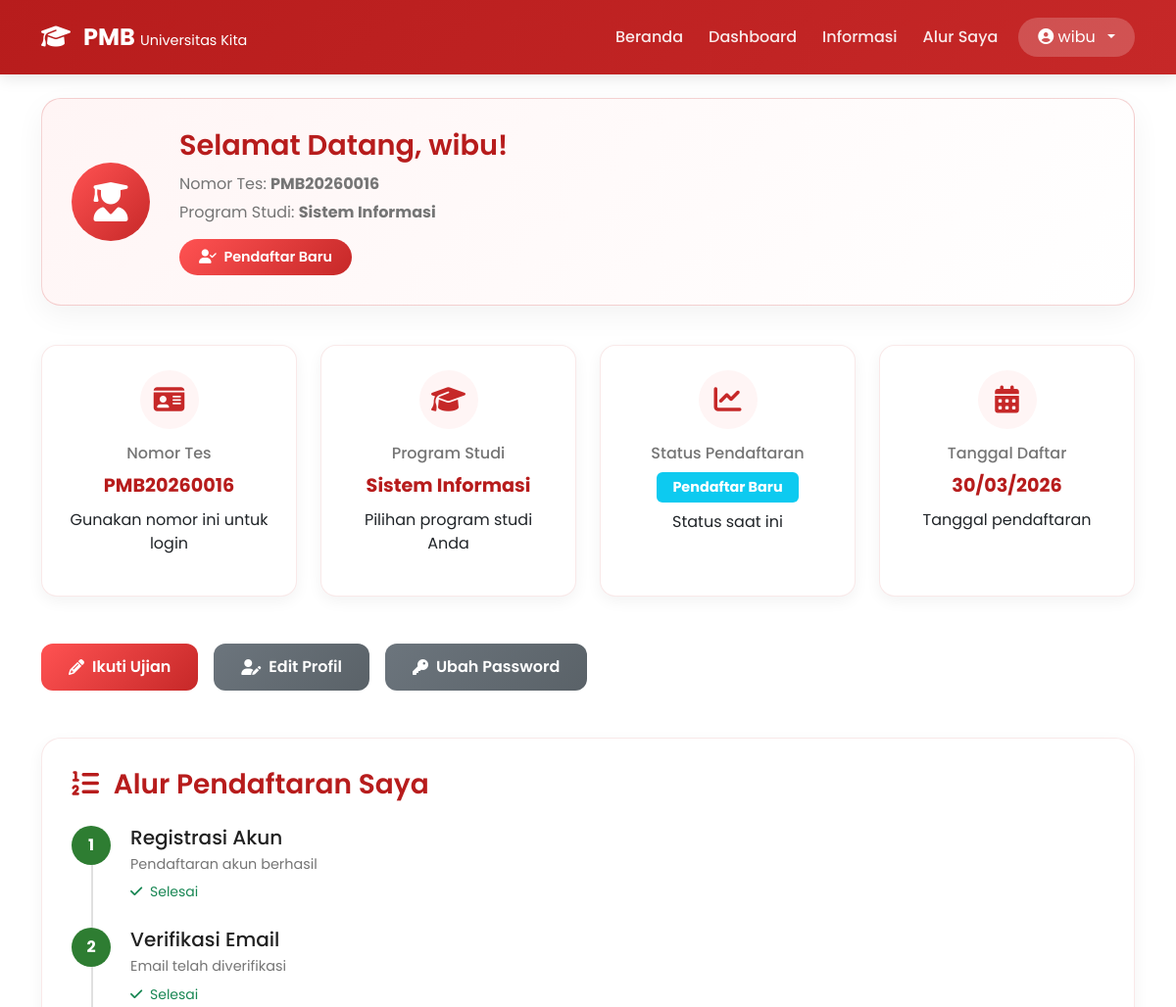
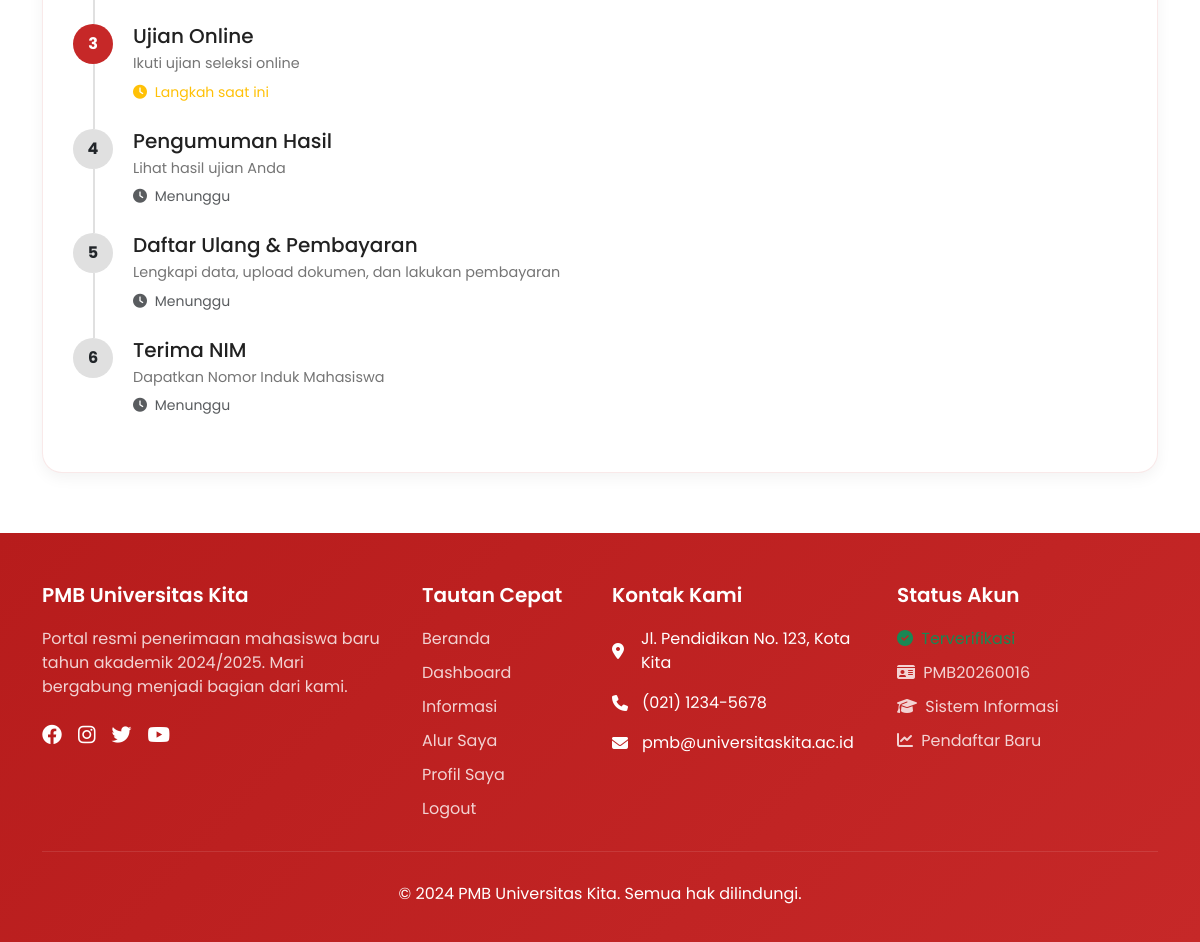
Screenshot of /dashboard/dashboard_camaba.php (signed in) with the database file from the repository (2 pictures, top to bottom).
### tables this page shows
CREATE TABLE IF NOT EXISTS `camaba` (
  `id` int NOT NULL AUTO_INCREMENT,
  `nama_lengkap` varchar(100) NOT NULL,
  `tanggal_lahir` date DEFAULT NULL,
  `jenis_kelamin` enum('L','P') DEFAULT NULL,
  `alamat` text,
  `nama_orang_tua` varchar(100) DEFAULT NULL,
  `nama_ayah` varchar(100) DEFAULT NULL,
  `nama_ibu` varchar(100) DEFAULT NULL,
  `username` varchar(255) DEFAULT NULL,
  `email` varchar(100) NOT NULL,
  `password` varchar(255) NOT NULL,
  `foto_profil` varchar(255) DEFAULT NULL,
  `no_hp` varchar(15) DEFAULT NULL,
  `asal_sekolah` varchar(100) DEFAULT NULL,
  `prodi_pilihan` varchar(50) DEFAULT NULL,
  `kode_verifikasi` varchar(10) DEFAULT NULL,
  `nomor_tes` varchar(20) DEFAULT NULL,
  `status` enum('belum_verifikasi','baru','aktif','sudah_ujian','lulus','gagal','daftar_ulang','selected','not_selected') DEFAULT 'belum_verifikasi',
  `nilai_ujian` int DEFAULT '0',
  `jawaban_benar` int DEFAULT '0',
  `jawaban_salah` int DEFAULT '0',
  `bukti_bayar` varchar(255) DEFAULT NULL,
  `status_bayar` enum('belum','menunggu','lunas') DEFAULT 'belum',
  `nim` varchar(20) DEFAULT NULL,
  `tanggal_daftar` timestamp NULL DEFAULT CURRENT_TIMESTAMP,
  `tanggal_ujian` timestamp NULL DEFAULT NULL,
  `tanggal_daftar_ulang` timestamp NULL DEFAULT NULL,
  `tanggal_verifikasi` datetime DEFAULT NULL,
  `created_at` timestamp NULL DEFAULT CURRENT_TIMESTAMP,
  `updated_at` timestamp NULL DEFAULT NULL,
  `pekerjaan_ayah` varchar(50) DEFAULT NULL,
  `pekerjaan_ibu` varchar(50) DEFAULT NULL,
  `penghasilan_ayah` text,
  `penghasilan_ibu` text,
  `alamat_rumah` text,
  `no_kk` varchar(20) DEFAULT NULL,
  `file_kk` varchar(255) DEFAULT NULL,
  `file_ktp` varchar(255) DEFAULT NULL,
  `file_ijazah` varchar(255) DEFAULT NULL,
  `is_daftar_ulang_complete` tinyint(1) DEFAULT '0',
  PRIMARY KEY (`id`) USING BTREE,
  UNIQUE KEY `email` (`email`) USING BTREE,
  UNIQUE KEY `nim` (`nim`) USING BTREE,
  UNIQUE KEY `nomor_tes` (`nomor_tes`) USING BTREE
);

### dashboard/dashboard_camaba.php (the view, shortened to what this page needs)
<?php
require_once '../config/database.php';
$camaba_id = $_SESSION['camaba_id'];
$query = "SELECT * FROM camaba WHERE id = ?";
$stmt = $conn->prepare($query);
$stmt->bind_param("i", $camaba_id);
$stmt->execute();
$result = $stmt->get_result();
$camaba = $result->fetch_assoc();
$statusText = [
    'belum_verifikasi' => 'Belum Verifikasi Email',
    'baru' => 'Pendaftar Baru',
    'aktif' => 'Aktif',
    'sudah_ujian' => 'Sudah Mengikuti Ujian',
    'lulus' => 'LULUS SELEKSI',
    'gagal' => 'Tidak Lulus Seleksi',
    'daftar_ulang' => 'Daftar Ulang',
    'selected' => 'Terpilih',
    'not_selected' => 'Tidak Terpilih'
];
$statusColor = [
    'belum_verifikasi' => 'warning',
    'baru' => 'info',
    'aktif' => 'success',
    'sudah_ujian' => 'primary',
    'lulus' => 'success',
    'gagal' => 'danger',
    'daftar_ulang' => 'info',
    'selected' => 'success',
    'not_selected' => 'secondary'
];
?>
<!DOCTYPE html>
<html lang="id">
<head>
    <link href="https://cdn.jsdelivr.net/npm/bootstrap@5.3.0/dist/css/bootstrap.min.css" rel="stylesheet">
    <link rel="stylesheet" href="https://cdnjs.cloudflare.com/ajax/libs/font-awesome/6.4.0/css/all.min.css">
</head>
<body>
    <nav class="navbar navbar-expand-lg navbar-custom fixed-top">
        <div class="container">
            <a class="navbar-brand" href="../index.php">
                <i class="fas fa-graduation-cap me-2"></i>
                PMB <span>Universitas Kita</span>
            </a>
            <div class="collapse navbar-collapse" id="navbarNav">
                <ul class="navbar-nav ms-auto">
                    <li class="nav-item">
                        <a class="nav-link" href="../index.php">Beranda</a>
                    </li>
                    <li class="nav-item">
                        <a class="nav-link" href="#dashboard">Dashboard</a>
                    </li>
                    <li class="nav-item">
                        <a class="nav-link" href="#informasi">Informasi</a>
                    </li>
                    <li class="nav-item">
                        <a class="nav-link" href="#timeline">Alur Saya</a>
                    </li>
                    <li class="nav-item ms-2 profile-dropdown">
                        <div class="dropdown">
                            <button class="btn dropdown-toggle" type="button" data-bs-toggle="dropdown">
                                <i class="fas fa-user-circle"></i>
                                <?php echo htmlspecialchars(explode(' ', $camaba['nama_lengkap'])[0]); ?>
                            </button>
                        </div>
                    </li>
                </ul>
            </div>
        </div>
    </nav>
    <div class="dashboard-container" id="dashboard">
        <div class="container">
            <div class="welcome-card">
                <div class="d-flex flex-column flex-md-row align-items-center">
                    <div class="user-avatar mb-3 mb-md-0">
                        <i class="fas fa-user-graduate"></i>
                    </div>
                    <div class="welcome-info text-center text-md-start">
                        <h2>Selamat Datang, <?php echo htmlspecialchars($camaba['nama_lengkap']); ?>!</h2>
                        <p>Nomor Tes: <strong><?php echo htmlspecialchars($camaba['nomor_tes'] ?? '-'); ?></strong></p>
                        <p>Program Studi: <strong><?php echo htmlspecialchars($camaba['prodi_pilihan']); ?></strong></p>
                        <div class="status-badge">
                            <i class="fas fa-user-check me-1"></i>
                            <?php echo $statusText[$camaba['status']]; ?>
                        </div>
                    </div>
                </div>
            </div>
            <div class="row g-4 mb-5" id="informasi">
                <div class="col-lg-3 col-md-6">
                    <div class="info-card">
                        <div class="info-icon">
                            <i class="fas fa-id-card"></i>
                        </div>
                        <h3>Nomor Tes</h3>
                        <div class="info-value"><?php echo htmlspecialchars($camaba['nomor_tes'] ?? '-'); ?></div>
                        <p>Gunakan nomor ini untuk login</p>
                    </div>
                </div>
                <div class="col-lg-3 col-md-6">
                    <div class="info-card">
                        <div class="info-icon">
                            <i class="fas fa-graduation-cap"></i>
                        </div>
                        <h3>Program Studi</h3>
                        <div class="info-value"><?php echo htmlspecialchars($camaba['prodi_pilihan']); ?></div>
                        <p>Pilihan program studi Anda</p>
                    </div>
                </div>
                <div class="col-lg-3 col-md-6">
                    <div class="info-card">
                        <div class="info-icon">
                            <i class="fas fa-chart-line"></i>
                        </div>
                        <h3>Status Pendaftaran</h3>
                        <div class="info-value">
                            <span class="badge bg-<?php echo $statusColor[$camaba['status']]; ?> px-3 py-2">
                                <?php echo $statusText[$camaba['status']]; ?>
                            </span>
                        </div>
                        <p>Status saat ini</p>
                    </div>
                </div>
                <div class="col-lg-3 col-md-6">
                    <div class="info-card">
                        <div class="info-icon">
                            <i class="fas fa-calendar-alt"></i>
                        </div>
                        <h3>Tanggal Daftar</h3>
                        <div class="info-value">
                            <?php echo date('d/m/Y', strtotime($camaba['tanggal_daftar'])); ?>
                        </div>
                        <p>Tanggal pendaftaran</p>
                    </div>
                </div>
            </div>
            <div class="row mb-5">
                <div class="col-12">
                    <div class="d-flex flex-wrap gap-3">
                        <?php if ($camaba['status'] == 'baru' || $camaba['status'] == 'aktif'): ?>
                            <a href="ujian.php" class="action-btn">
                                <i class="fas fa-pencil-alt me-2"></i> Ikuti Ujian
                            </a>
                        <?php endif; ?>
                        <a href="profile.php" class="action-btn action-btn-secondary">
                            <i class="fas fa-user-edit me-2"></i> Edit Profil
                        </a>
                        <a href="ubah_password.php" class="action-btn action-btn-secondary">
                            <i class="fas fa-key me-2"></i> Ubah Password
                        </a>
                    </div>
                </div>
            </div>
            <div class="timeline-card" id="timeline">
                <h3><i class="fas fa-list-ol me-2"></i> Alur Pendaftaran Saya</h3>
                <?php
                $timeline_steps = [
                    1 => ['title' => 'Registrasi Akun', 'desc' => 'Pendaftaran akun berhasil', 'completed' => $camaba['status'] != 'belum_verifikasi'],
                    2 => ['title' => 'Verifikasi Email', 'desc' => 'Email telah diverifikasi', 'completed' => $camaba['status'] != 'belum_verifikasi'],
                    3 => ['title' => 'Ujian Online', 'desc' => 'Ikuti ujian seleksi online', 'completed' => in_array($camaba['status'], ['sudah_ujian', 'lulus', 'gagal', 'daftar_ulang', 'selected', 'not_selected'])],
                    4 => ['title' => 'Pengumuman Hasil', 'desc' => 'Lihat hasil ujian Anda', 'completed' => in_array($camaba['status'], ['lulus', 'gagal', 'daftar_ulang', 'selected', 'not_selected'])],
                    5 => ['title' => 'Daftar Ulang & Pembayaran', 'desc' => 'Lengkapi data, upload dokumen, dan lakukan pembayaran', 'completed' => $camaba['is_daftar_ulang_complete'] == 1],
                    6 => ['title' => 'Terima NIM', 'desc' => 'Dapatkan Nomor Induk Mahasiswa', 'completed' => !empty($camaba['nim'])]
                ];
                $current_step = 1;
                if ($camaba['status'] == 'baru') $current_step = 3;
                ?>
                <?php foreach ($timeline_steps as $step => $data): ?>
                <div class="timeline-item
                    <?php echo $data['completed'] ? 'completed' : ''; ?>
                    <?php echo $step == $current_step && !$data['completed'] ? 'current' : ''; ?>">
                    <div class="timeline-step"><?php echo $step; ?></div>
                    <div class="timeline-content">
                        <h5><?php echo $data['title']; ?></h5>
                        <p><?php echo $data['desc']; ?></p>
                        <?php if ($step == $current_step && !$data['completed']): ?>
                            <small class="text-warning"><i class="fas fa-clock me-1"></i> Langkah saat ini</small>
                        <?php elseif ($data['completed']): ?>
                            <small class="text-success"><i class="fas fa-check me-1"></i> Selesai</small>
                        <?php else: ?>
                            <small class="text-muted"><i class="fas fa-clock me-1"></i> Menunggu</small>
                        <?php endif; ?>
                    </div>
                </div>
                <?php endforeach; ?>
            </div>
        </div>
    </div>
    <footer class="footer">
        <div class="container">
            <div class="row g-4">
                <div class="col-lg-4 col-md-6">
                    <h5>PMB Universitas Kita</h5>
                    <p class="mb-4" style="color: rgba(255,255,255,0.8);">
                        Portal resmi penerimaan mahasiswa baru tahun akademik 2024/2025.
                        Mari bergabung menjadi bagian dari kami.
                    </p>
                    <div class="d-flex gap-3">
                        <a href="#" class="text-white"><i class="fab fa-facebook fa-lg"></i></a>
                        <a href="#" class="text-white"><i class="fab fa-instagram fa-lg"></i></a>
                        <a href="#" class="text-white"><i class="fab fa-twitter fa-lg"></i></a>
                        <a href="#" class="text-white"><i class="fab fa-youtube fa-lg"></i></a>
                    </div>
                </div>
                <div class="col-lg-2 col-md-6">
                    <h5>Tautan Cepat</h5>
                    <div class="footer-links">
                        <a href="../index.php">Beranda</a>
                        <a href="#dashboard">Dashboard</a>
                        <a href="#informasi">Informasi</a>
                        <a href="#timeline">Alur Saya</a>
                        <a href="profile.php">Profil Saya</a>
                        <a href="../config/logout.php">Logout</a>
                    </div>
                </div>
                <div class="col-lg-3 col-md-6">
                    <h5>Kontak Kami</h5>
                    <div class="contact-info">
                        <p class="mb-3">
                            <i class="fas fa-map-marker-alt"></i>
                            Jl. Pendidikan No. 123, Kota Kita
                        </p>
                        <p class="mb-3">
                            <i class="fas fa-phone"></i>
                            (021) 1234-5678
                        </p>
                        <p class="mb-3">
                            <i class="fas fa-envelope"></i>
                            pmb@universitaskita.ac.id
                        </p>
                    </div>
                </div>
                <div class="col-lg-3 col-md-6">
                    <h5>Status Akun</h5>
                    <div class="footer-links">
                        <a href="#" class="text-success">
                            <i class="fas fa-check-circle me-1"></i> Terverifikasi
                        </a>
                        <a href="#">
                            <i class="fas fa-id-card me-1"></i> <?php echo htmlspecialchars($camaba['nomor_tes'] ?? '-'); ?>
                        </a>
                        <a href="#">
                            <i class="fas fa-graduation-cap me-1"></i> <?php echo htmlspecialchars($camaba['prodi_pilihan']); ?>
                        </a>
                        <a href="#">
                            <i class="fas fa-chart-line me-1"></i> <?php echo $statusText[$camaba['status']]; ?>
                        </a>
                    </div>
                </div>
            </div>
            <div class="copyright">
                <p>&copy; 2024 PMB Universitas Kita. Semua hak dilindungi.</p>
            </div>
        </div>
    </footer>
</body>
</html>

### rows the page displays
camaba: nama_lengkap "wibu", nomor_tes "PMB20260016", prodi_pilihan "Sistem Informasi", status "Pendaftar Baru", tanggal_daftar "30/03/2026"

### other values shown
$step "1"
$data['title'] "Registrasi Akun"
$data['desc'] "Pendaftaran akun berhasil"
$step "2"
$data['title'] "Verifikasi Email"
$data['desc'] "Email telah diverifikasi"
$step "3"
$data['title'] "Ujian Online"
$data['desc'] "Ikuti ujian seleksi online"
$step "4"
$data['title'] "Pengumuman Hasil"
$data['desc'] "Lihat hasil ujian Anda"
$step "5"
$data['title'] "Daftar Ulang & Pembayaran"
$data['desc'] "Lengkapi data, upload dokumen, dan lakukan pembayaran"
